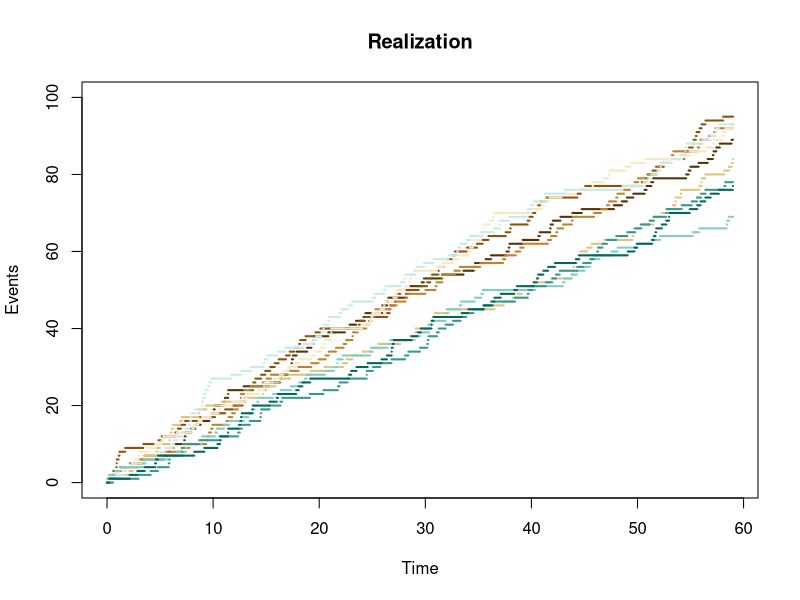

Source code (R):
## ---- chunk 1
library(knitr)
knitr::opts_chunk$set(echo = TRUE,tidy=TRUE,message=FALSE,warning=FALSE,strip.white=TRUE,prompt=FALSE,
                      cache=TRUE, size="scriptsize",fig.width=4, fig.height=3,fig.align = "center")
## ---- chunk 2
simulate <- function(P, iter){
  #Finding the number of rows of P
  n <- nrow(P)
  #Initializing vector of the states, iter states
  states <- numeric(iter)
  
  #Assumption X_0 = 0
  states[1] <- 1
  
  #Simulating Markov chain
  for(t in 2:iter){
    #Probability vector to simulate next state (X_t+1)
    p <- P[states[t-1],]
    #Draw from multinomial distrubution to choose next state
    states[t] <- which(rmultinom(1,1,p) == 1)
  }
  return(states)
}

beta = 0.01
gamma = 0.1
alpha  = 0.005

P = matrix(c(1-beta,beta,0,0,1-gamma,gamma,alpha,0,1-alpha),nrow = 3, byrow = TRUE)


#State 0,1,2 transformed to state 1,2,3
n = 7300

states <- simulate(P,n)
## ---- chunk 3

limiting_probs <- function(states){
  n = length(states)
  p1=0
  p2 = 0
  p3 = 0

  for(i in states){
    if(i == 1){
      p1 = p1 +1
    }
    else if(i == 2){
      p2 = p2 +1
    }
    else{
      p3 = p3 +1
    }
  }
  p1 = p1/n
  p2 = p2/n 
  p3 = p3/n

  pi <- c(p1,p2,p3)
  return(pi)
}

## ---- chunk 4

test_states = states[3650:7300]
pi = limiting_probs(test_states)
## ---- chunk 5
pi
## ---- chunk 6
confidence_interval <- function(P,N,j){
  pi = numeric(N)
  
  for(i in 0:N){
    states = simulate(P,7300)
    states = states[3650:7300]
    
    pi[i] <- limiting_probs(states)[j]
    
  }
  n = N
  
  t = qt(0.95,df = n-1)
  
  variance = var(pi)
  mean = mean(pi)
  
  S = sqrt(n/(n-1)*variance)
  
  a = mean + t*S/sqrt(n)
  b = mean - t*S/sqrt(n) 
  
  return(c(a,b))
}

## ---- chunk 7
confidence_interval(P,30,1)
## ---- chunk 8
confidence_interval(P,30,2)
## ---- chunk 9
confidence_interval(P,30,3)
## ---- chunk 10

Poisson_Process <- function(lambda,n,t){
  #Creating empty vector of size n+1
  v<-numeric(n+1)
  v[1] <-0


  for (k in 1:n){
    x <- rpois(1,lambda*t)
    if(x > 100){
      v[k] = 1 
    }
    else{
      v[k] = 0
    }
    
  }
  return(v)
}

t <- 59
n <- 1000
lambda <-1.5

## ---- chunk 11
#install.packages("RColorBrewer")
library(RColorBrewer)


plot_poisson <-function(t_value,lambda,N){
  #Creating colour palette to visualize simulations
  colour_palette = brewer.pal(n=10, name = "BrBG")
  #Generating plot to fill with simulation plots
  plot(NULL, NULL, xlim = c(0, t_value), ylim = c(0, 100), xlab = "Time", ylab = "Events", main = "Realization", lwd = 2)



  #Simulating N Poisson processes and plotting them by using lines() function
  for (n in 0:N) {
    #Picking from Poisson distribution
    X <- rpois(1, lambda * t_value)
    x = c(0:X, X)
  
    t <- runif(X, 0, t_value)
    t = c(0, sort(t), t_value)
    l = length(x)
    
    for (i in 1:(l - 1)){
      lines(t[i:(i + 1)], rep(x[i], 2), lwd = 2, col = colour_palette [n]) #Adding simulation to plot
    }
  }
}


#Initializing given values
t_value <- 59
lambda <- 1.5
N <- 9

## ---- chunk 12

plot_poisson(t_value,lambda,N) 
